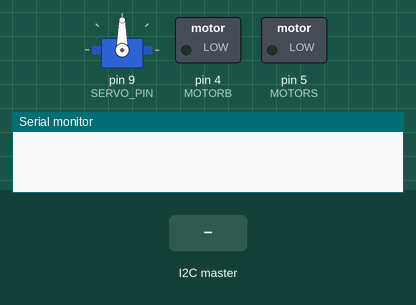
A sketch run on a simulated Arduino Uno, built with avr-gcc and run on an emulated ATmega328P. Parts: servo, switched loads named in the sketch (green lamp = pin HIGH), the last lines printed to the serial monitor. Inputs (shaded band) come from the test bench.

Above: at 1.2 s.
1.3 s: the I2C master sends "*"
At 2.1 s:
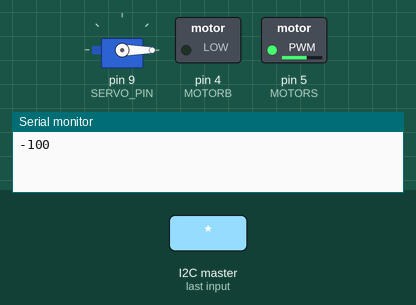
Timing chart, 0 to 4.3 s (numbered marks = the images above; inputs shaded):
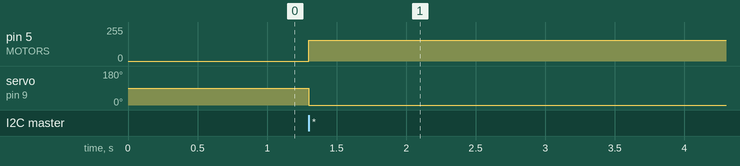

The sketch:

arduino.ino
```cpp
#include <Wire.h>
#include <Servo.h>


// Настройки
#define SIZE 16
#define SERVO_PIN 9
#define LED_PIN A0
#define MOTORB 4
#define MOTORS 5

// Переменные
Servo servo;
byte volume = 45;
int SLAVE_ADDRESS = 0x8;
char data[6];
char data_speed[3];
char data_wheel[3];
int x = 0;
long speed_d, wheel;


void setup() {
  pinMode(MOTORB, OUTPUT);
  pinMode(MOTORS, OUTPUT);
  Wire.begin(SLAVE_ADDRESS);
  Wire.onReceive(processMessage);
  Serial.begin(9600);
  servo.attach(SERVO_PIN);
}

void loop() {

}

// Получение сообщения
void processMessage(int n) {
  char ch = Wire.read();
  if (ch != '*') {
    data[x] = ch;
    x += 1;
  }

  if (ch == '*'){
//    Serial.println(sizeof(data));
    long res = atol(data);
    speed_d = (res % 1000) - 100;
    wheel = (res - speed_d - 100100) / 1000;
    for (int i; i < sizeof(data); i++){
      data[i] = ' ';
    }
    x = 0;
  }

  writeServo(wheel);
  writeMotor(speed_d);
}

// Поворот серво
void writeServo(long val){
  Serial.println(val);
  servo.write(val);
}

// Мощность мотора
void writeMotor(int spe){
  analogWrite(MOTORS, spe);
  digitalWrite(MOTORB, 0);
}


// made by Tema and Denis
```

Measured:
- after the input at 1.3 s, pin 5 (MOTORS): 0/255 → 156/255 at once; servo on pin 9 (SERVO_PIN): 90° → 0° at once
